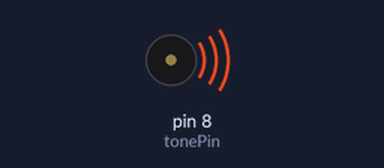
This sketch was run on a simulated Arduino Uno, built with avr-gcc and run on an emulated ATmega328P. On the bench: buzzer (waves = sounding).

Above: at 0.06 s.
At 2.9 s:
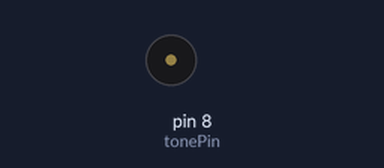
Timing chart, 0 to 3.2 s (numbered marks = the images above):
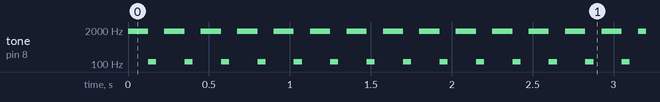

The sketch:

sketch_sep09a.ino
```cpp
int tonePin = 8;
void setup() {
  pinMode(tonePin, OUTPUT);
}
void loop() {
// Spela första noten
tone(tonePin, 1760, 300); // spela C4 i 125 ms
delay(125); // vänta så att tonen hinner spela färdigt
noTone(tonePin); // stäng av tonen
// Spela andra noten
tone(tonePin, 120, 50);
delay(100);
noTone(tonePin);
}
```

Measured:
- by itself, tone on pin 8 (tonePin): repeats every 0.23 s: 120 Hz 0.05 s, silent 0.05 s, 1760 Hz 0.13 s
